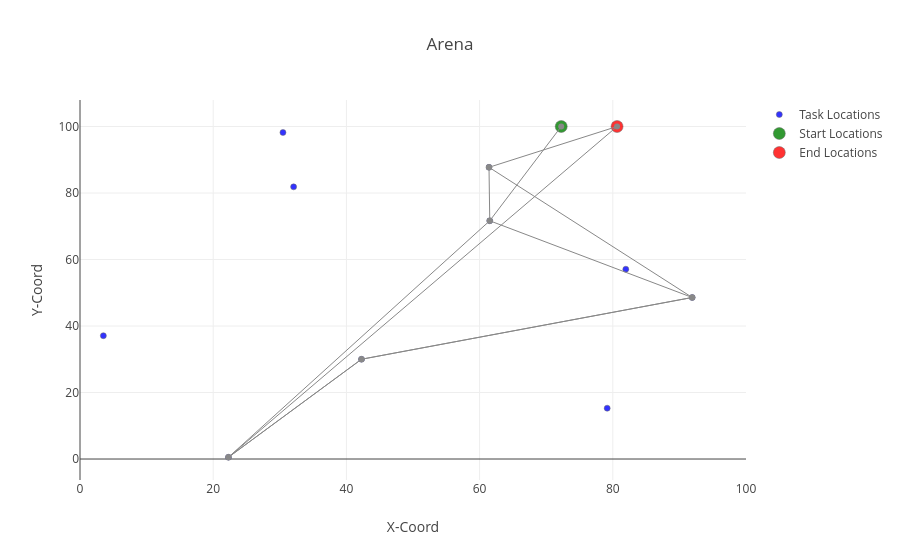

Notebook code for this chart:
### Code cell
#%%pixie_debugger
fig= drawArena(T_loc, S_loc, E_loc, finalArcs, 1)
py.iplot(fig)

#print(fig)

### Figure 1 — Plotly figure (JSON) as saved in the notebook; plotly's stock layout.template omitted (floating-point values rounded to 4 significant figures)
{"data": [{"marker": {"color": "blue", "line": {"width": 0.5}, "opacity": 0.8, "size": 6}, "mode": "markers", "name": "Task Locations", "text": ["NodeID: T0", "NodeID: T1", "NodeID: T2", "NodeID: T3", "NodeID: T4", "NodeID: T5", "NodeID: T6", "NodeID: T7", "NodeID: T8", "NodeID: T9"], "type": "scatter", "uid": "719fada1-8fc5-4b3d-a776-fc8fbb87fd6f", "x": [91.92, 32.07, 22.29, 3.506, 30.48, 81.95, 79.16, 61.41, 42.27, 61.53], "y": [48.58, 81.85, 0.5319, 37.08, 98.2, 57.08, 15.29, 87.73, 30.01, 71.65]}, {"marker": {"color": "green", "line": {"width": 0.5}, "opacity": 0.8, "size": 12}, "mode": "markers", "name": "Start Locations", "text": ["NodeID: S"], "type": "scatter", "uid": "b712f52c-a8ac-483d-9ffe-6fd831c3c0c5", "x": [72.26], "y": [100]}, {"marker": {"color": "red", "line": {"width": 0.5}, "opacity": 0.8, "size": 12}, "mode": "markers", "name": "End Locations", "text": ["NodeID: E"], "type": "scatter", "uid": "0d1f60a4-4c56-4089-ab8d-6c5312d455cf", "x": [80.64], "y": [100]}, {"hoverinfo": "none", "line": {"color": "#888", "width": 1}, "mode": "lines+markers", "showlegend": false, "text": [], "type": "scatter", "uid": "cca67c5c-d508-4a3e-a4da-3eee941bf3bb", "x": [72.26, 61.53, 91.92, 42.27, 22.29, 80.64, 61.41, 91.92, 42.27, 22.29, 61.53, 61.41], "y": [100, 71.65, 48.58, 30.01, 0.5319, 100, 87.73, 48.58, 30.01, 0.5319, 71.65, 87.73]}], "layout": {"showlegend": true, "title": "Arena", "xaxis": {"range": [0, 100], "title": "X-Coord"}, "yaxis": {"title": "Y-Coord"}}}
